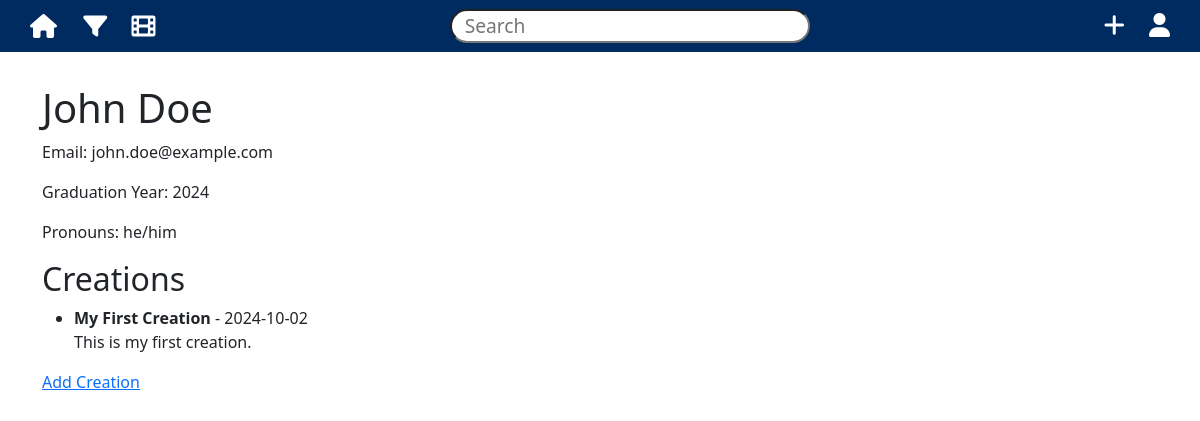
Page /user/2 (signed in) on the earlier database version.
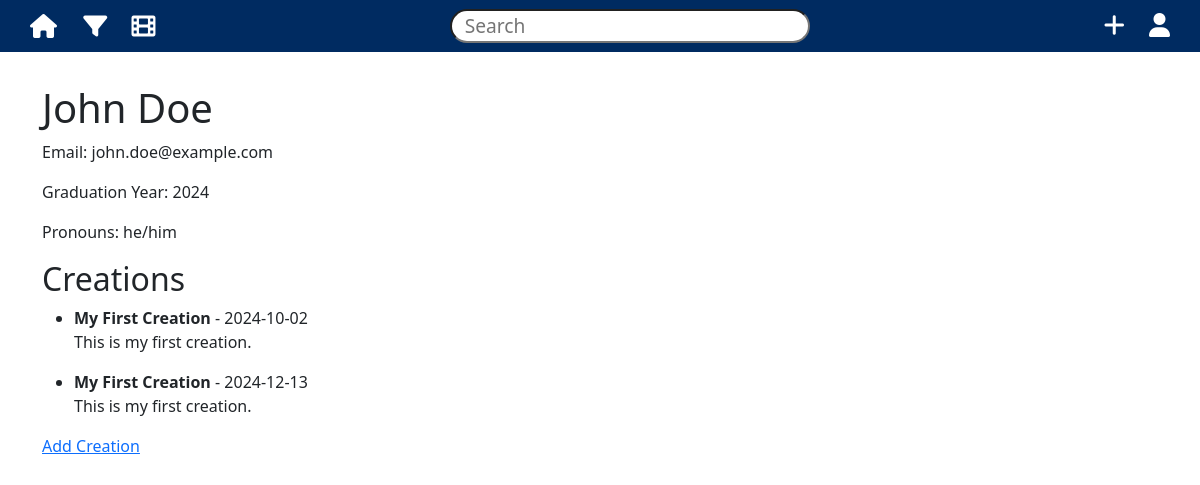
Same page on the later database version.
### models.py (models this page shows, shortened)
class User(db.Model, UserMixin):
    __tablename__ = 'users'  # Explicitly specify table name
    id = db.Column(db.Integer, primary_key=True)  # Primary key
    first_name = db.Column(db.String(150), nullable=False)  # User's first name
    last_name = db.Column(db.String(150), nullable=False)  # User's last name
    email = db.Column(db.String(150), unique=True, nullable=False)  # User's email address
    gradyear = db.Column(db.Integer)  # Graduation year
    settings_id = db.Column(db.Integer, db.ForeignKey('settings.id'))  # Foreign key to settings table
    pfp_path = db.Column(db.String(200))  # Path to profile picture file
    pronouns = db.Column(db.String(50))  # User's preferred pronouns
    is_admin = db.Column(db.Boolean, default=False)  # Admin status flag
    settings = db.relationship('Settings', back_populates='user', uselist=False)
    creations = db.relationship('Creation', back_populates='user')

class Creation(db.Model):
    __tablename__ = 'creation'  # Explicitly specify table name
    id = db.Column(db.Integer, primary_key=True)  # Primary key
    name = db.Column(db.String(200), nullable=False)  # Name/title of the creation
    student_id = db.Column(db.Integer, db.ForeignKey('users.id'))  # Foreign key to users table
    creation_date = db.Column(db.DateTime, default=datetime.utcnow)  # Timestamp of creation
    photo_path = db.Column(db.String(200))  # Path to photo file of the creation
    video_path = db.Column(db.String(200))  # Path to video file of the creation
    caption = db.Column(db.Text)  # Description or caption of the creation
    user = db.relationship('User', back_populates='creations')
    tools = db.relationship('Tool', secondary=creations_tools, back_populates='creations')

### app.py (the view)
@app.route('/user/<int:user_id>')
@login_required
def user_profile(user_id):
    user = User.query.get_or_404(user_id)
    return render_template('user_profile.html', user=user)

### app.py (called while the page is built)
@login_manager.user_loader
def load_user(user_id):
    return User.query.get(int(user_id))

### templates/user_profile.html (shortened to what this page needs)
{% extends "base.html" %}
{% block content %}
<h1>{{ user.first_name }} {{ user.last_name }}</h1>
<p>Email: {{ user.email }}</p>
<p>Graduation Year: {{ user.gradyear }}</p>
<p>Pronouns: {{ user.pronouns }}</p>
<h2>Creations</h2>
{% if user.creations %}
<ul>
    {% for creation in user.creations %}
    <li>
        <strong>{{ creation.name }}</strong> - {{ creation.creation_date.strftime('%Y-%m-%d') }}
        <p>{{ creation.caption }}</p>
    </li>
    {% endfor %}
</ul>
{% else %}
<p>No creations yet.</p>
{% endif %}
{% if current_user.id == user.id or current_user.is_admin %}
<a href="{{ url_for('add_creation', user_id=user.id) }}">Add Creation</a>
{% endif %}
{% endblock %}

### templates/base.html (shortened to what this page needs)
<!doctype html>
<html lang="en">
<head>
    <link rel="stylesheet" href="{{ url_for('static', filename='style.css') }}">
    <link href="https://cdn.jsdelivr.net/npm/bootstrap@5.3.3/dist/css/bootstrap.min.css" rel="stylesheet">
    <link rel="stylesheet" href="https://cdnjs.cloudflare.com/ajax/libs/font-awesome/6.0.0-beta3/css/all.min.css">
</head>
<body>
    <nav class="navbar">
        <div class="nav-icons">
            <a href="{{ url_for('index') }}" class="brand">
                <i class="fa-solid fa-house"></i>
            </a>
            <i class="fa-solid fa-filter"></i>
            <i class="fa-solid fa-film"></i>
        </div>
        <input type="text" class="search-bar" placeholder="Search" style="color: black;">
        <div class="nav-icons">
            <i class="fa-solid fa-plus" data-bs-toggle="modal" data-bs-target="#exampleModal"></i>
            <i class="fa-solid fa-user"></i>
        </div>
    </nav>
    <div class="container">
        {% block content %}
        {% endblock %}
    </div>
</body>
</html>

### static/style.css (style rules this page uses)
body { font-family: Arial, sans-serif; margin: 0; padding: 0; }
nav { background-color: #1d1b5b; color: #ecf0f1; padding: 1em 0; }
nav .brand { font-size: 1.5em; color: #ecf0f1; text-decoration: none; }
.navbar { display: flex; align-items: center; justify-content: space-between; padding: 10px 20px; background-color: #002B61; color: #fff; }
.nav-icons i, .search-bar, .fas { margin: 0 10px; color: #fff; font-size: 24px; }
.nav-icons { padding: 0 20px; }
.search-bar { width: 30%; border-radius: 25px; padding-left: 13px; font-size: 120%; }
.container { width: 90%; margin: 2em auto; }
h1, h2 { color: #2c3e50; }

Differences in the rows shown:
added Creation: name "My First Creation", creation_date "2024-12-13", caption "This is my first creation."
